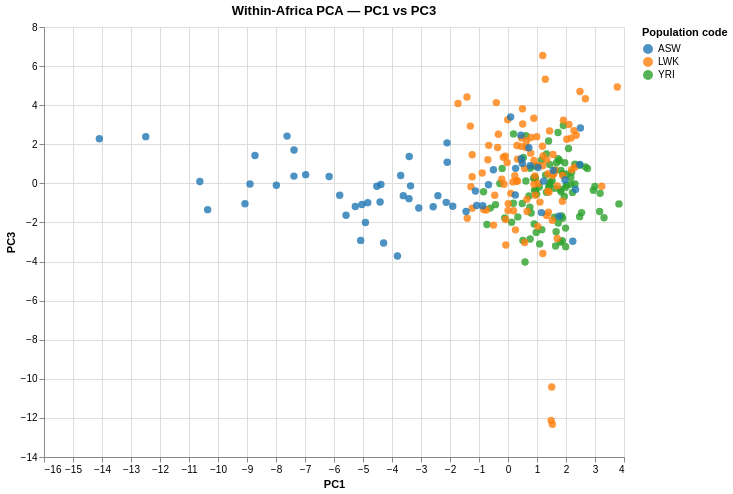

Write notebook code for a chart like this one.
### Code cell
# Creating PC1 v PC3 chart

chart_afr_pc1v3 = alt.Chart(df_afr).mark_circle(size=55, opacity=0.8).encode(
    x='PC1:Q', y='PC3:Q',
    color=alt.Color('Population code:N',
        scale=alt.Scale(scheme='category10')),
    tooltip=['Sample:N', 'Population name:N']
).properties(
    title='Within-Africa PCA — PC1 vs PC3',
    width=580, height=430).interactive()

chart_afr_pc1v3.save('/Users/tim/bioinformatics-portfolio/01b-genes-and-geography/results/figures/pca_africa_pc1v3.html')
chart_afr_pc1v3

### Figure 1 — Vega-Lite specification as saved in the notebook (floating-point values rounded to 4 significant figures; data arrays with more than 128 entries replaced by an {"elided": "..."} marker saying what was removed)
{"config": {"view": {"continuousWidth": 300, "continuousHeight": 300}}, "data": {"name": "data-a14fb540e5c6d9a22882cfb60e576cb0"}, "mark": {"type": "circle", "opacity": 0.8, "size": 55}, "encoding": {"color": {"field": "Population code", "scale": {"scheme": "category10"}, "type": "nominal"}, "tooltip": [{"field": "Sample", "type": "nominal"}, {"field": "Population name", "type": "nominal"}], "x": {"field": "PC1", "type": "quantitative"}, "y": {"field": "PC3", "type": "quantitative"}}, "height": 430, "params": [{"name": "param_1e9efca18e7a2868", "select": {"type": "interval", "encodings": ["x", "y"]}, "bind": "scales"}], "title": "Within-Africa PCA — PC1 vs PC3", "width": 580, "$schema": "https://vega.github.io/schema/vega-lite/v6.4.1.json", "datasets": {"data-a14fb540e5c6d9a22882cfb60e576cb0": {"elided": "246 records"}}}
